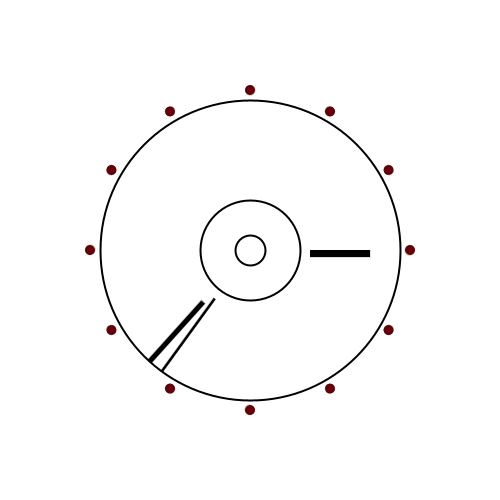
Frame 1 (no input)
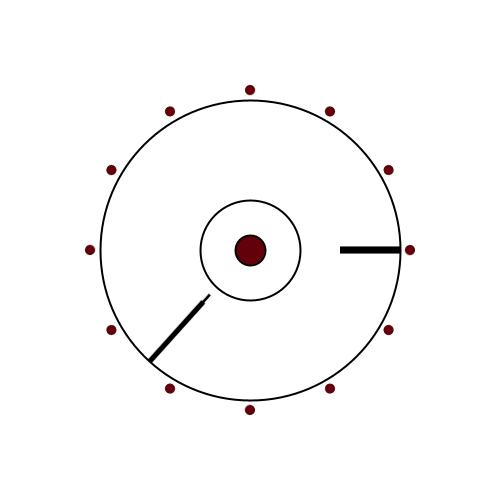
Frame 60 (the mouse pressed at the canvas centre just before this capture)
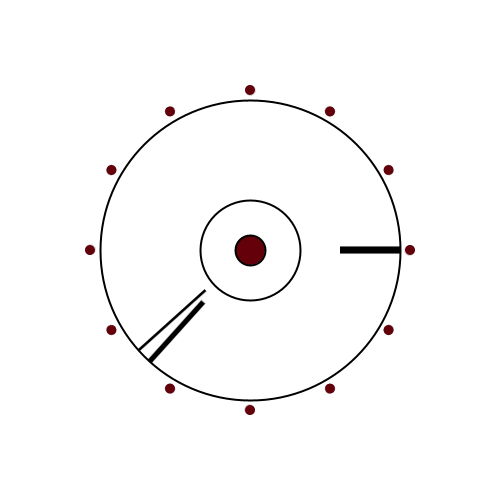
Frame 120 (the mouse held since frame 60 and released just before this capture)

The Processing sketch that drew these frames (run headless with seeded random() and noise(); from frame 60 on, the mouse is pressed at the canvas centre):

// Processing sketch: processing_169805
// ── processing_169805.pde


void setup()
{

  size(500, 500);
  background(255);
  smooth();
 
  
  
}

void draw()
{
   
  background(255);
  stroke(0);
  strokeWeight(2);
  ellipse(width/2, height/2, 30, 30);
  fill(100);
  float stunde1 = map(hour(), 0.0, 12, 0, 360);
  float sekunde1 = map(second(), 0, 60, 0, 360);
  float minute1 = map(minute(), 0.0, 60, 0, 360); 

  //innere Konturenellipse 
  noFill();
  stroke(0);
  strokeWeight(2);
  ellipse(250, 250, 100, 100);
  //äußere Konturenellipse
  ellipse(250, 250, 300, 300);
  strokeWeight(0);

  //Stundenzeiger
  pushMatrix();
  translate(width/2, height/2);
  fill(0);

  rotate(radians(stunde1));
  rect(0, -120, 7, 60);
  popMatrix();
  //Sekundenzeiger  
  pushMatrix();
  translate(width/2, height/2);
  rotate(radians(sekunde1));
  rectMode(CENTER);
  rect(0, -105, 2.5, 90);
  popMatrix();
  //Minutenzeiger
  pushMatrix();
  fill(0);
  translate(width/2, height/2);
  rotate(radians(minute1));
  rect(0, -110, 5, 80);
  noFill();
  popMatrix();
  
  //Skala
  pushMatrix();
  translate(250,250);
  fill(100,0,10);
  ellipse(0,-160,10,10);
  
  rotate(radians(30));
  fill(100,0,10);
  ellipse(0,-160,10,10);
  
   rotate(radians(30));
  fill(100,0,10);
  ellipse(0,-160,10,10);
  
   rotate(radians(30));
  fill(100,0,10);
  ellipse(0,-160,10,10);
  
   rotate(radians(30));
  fill(100,0,10);
  ellipse(0,-160,10,10);
  
   rotate(radians(30));
  fill(100,0,10);
  ellipse(0,-160,10,10);
  
   rotate(radians(30));
  fill(100,0,10);
  ellipse(0,-160,10,10);
  
   rotate(radians(30));
  fill(100,0,10);
  ellipse(0,-160,10,10);
  
   rotate(radians(30));
  fill(100,0,10);
  ellipse(0,-160,10,10);
  
   rotate(radians(30));
  fill(100,0,10);
  ellipse(0,-160,10,10);
  
   rotate(radians(30));
  fill(100,0,10);
  ellipse(0,-160,10,10);
  
   rotate(radians(30));
  fill(100,0,10);
  ellipse(0,-160,10,10);
  
  popMatrix();
}
